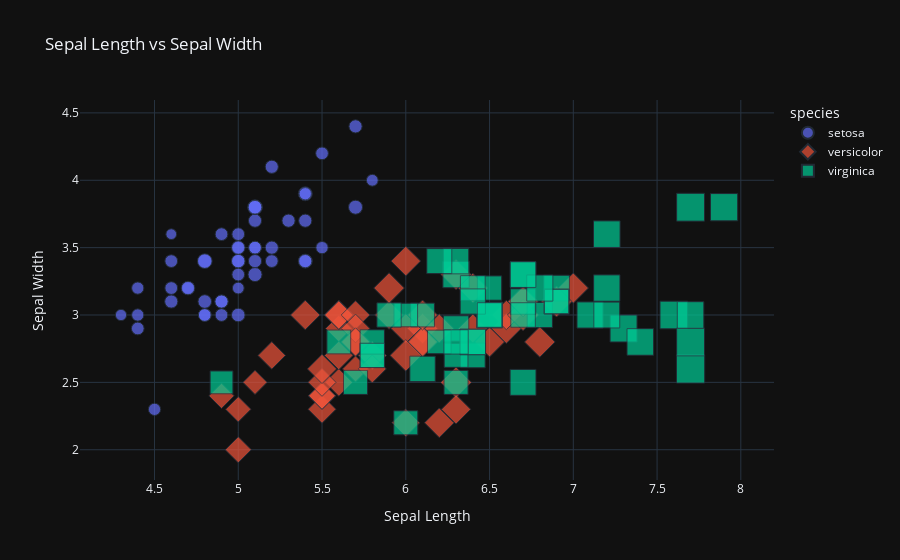

Notebook code cell kept with this figure:
### Code cell
fig = px.scatter(df, x='sepal_length', y = 'sepal_width', color='species',
title='Sepal Length vs Sepal Width', labels={'sepal_length':'Sepal Length', 'sepal_width':'Sepal Width'},
symbol='species', template='plotly_dark',size='petal_length',)
fig.show()

### Figure 1 — Plotly figure (JSON) as saved in the notebook; plotly's stock layout.template omitted (floating-point values rounded to 4 significant figures)
{"data": [{"hovertemplate": "species=setosa<br>Sepal Length=%{x}<br>Sepal Width=%{y}<br>petal_length=%{marker.size}<extra></extra>", "legendgroup": "setosa", "marker": {"color": "#636efa", "size": [1.4, 1.4, 1.3, 1.5, 1.4, 1.7, 1.4, 1.5, 1.4, 1.5, 1.5, 1.6, 1.4, 1.1, 1.2, 1.5, 1.3, 1.4, 1.7, 1.5, 1.7, 1.5, 1, 1.7, 1.9, 1.6, 1.6, 1.5, 1.4, 1.6, 1.6, 1.5, 1.5, 1.4, 1.5, 1.2, 1.3, 1.4, 1.3, 1.5, 1.3, 1.3, 1.3, 1.6, 1.9, 1.4, 1.6, 1.4, 1.5, 1.4], "sizemode": "area", "sizeref": 0.01725, "symbol": "circle"}, "mode": "markers", "name": "setosa", "orientation": "v", "showlegend": true, "type": "scatter", "x": [5.1, 4.9, 4.7, 4.6, 5, 5.4, 4.6, 5, 4.4, 4.9, 5.4, 4.8, 4.8, 4.3, 5.8, 5.7, 5.4, 5.1, 5.7, 5.1, 5.4, 5.1, 4.6, 5.1, 4.8, 5, 5, 5.2, 5.2, 4.7, 4.8, 5.4, 5.2, 5.5, 4.9, 5, 5.5, 4.9, 4.4, 5.1, 5, 4.5, 4.4, 5, 5.1, 4.8, 5.1, 4.6, 5.3, 5], "xaxis": "x", "y": [3.5, 3, 3.2, 3.1, 3.6, 3.9, 3.4, 3.4, 2.9, 3.1, 3.7, 3.4, 3, 3, 4, 4.4, 3.9, 3.5, 3.8, 3.8, 3.4, 3.7, 3.6, 3.3, 3.4, 3, 3.4, 3.5, 3.4, 3.2, 3.1, 3.4, 4.1, 4.2, 3.1, 3.2, 3.5, 3.6, 3, 3.4, 3.5, 2.3, 3.2, 3.5, 3.8, 3, 3.8, 3.2, 3.7, 3.3], "yaxis": "y"}, {"hovertemplate": "species=versicolor<br>Sepal Length=%{x}<br>Sepal Width=%{y}<br>petal_length=%{marker.size}<extra></extra>", "legendgroup": "versicolor", "marker": {"color": "#EF553B", "size": [4.7, 4.5, 4.9, 4, 4.6, 4.5, 4.7, 3.3, 4.6, 3.9, 3.5, 4.2, 4, 4.7, 3.6, 4.4, 4.5, 4.1, 4.5, 3.9, 4.8, 4, 4.9, 4.7, 4.3, 4.4, 4.8, 5, 4.5, 3.5, 3.8, 3.7, 3.9, 5.1, 4.5, 4.5, 4.7, 4.4, 4.1, 4, 4.4, 4.6, 4, 3.3, 4.2, 4.2, 4.2, 4.3, 3, 4.1], "sizemode": "area", "sizeref": 0.01725, "symbol": "diamond"}, "mode": "markers", "name": "versicolor", "orientation": "v", "showlegend": true, "type": "scatter", "x": [7, 6.4, 6.9, 5.5, 6.5, 5.7, 6.3, 4.9, 6.6, 5.2, 5, 5.9, 6, 6.1, 5.6, 6.7, 5.6, 5.8, 6.2, 5.6, 5.9, 6.1, 6.3, 6.1, 6.4, 6.6, 6.8, 6.7, 6, 5.7, 5.5, 5.5, 5.8, 6, 5.4, 6, 6.7, 6.3, 5.6, 5.5, 5.5, 6.1, 5.8, 5, 5.6, 5.7, 5.7, 6.2, 5.1, 5.7], "xaxis": "x", "y": [3.2, 3.2, 3.1, 2.3, 2.8, 2.8, 3.3, 2.4, 2.9, 2.7, 2, 3, 2.2, 2.9, 2.9, 3.1, 3, 2.7, 2.2, 2.5, 3.2, 2.8, 2.5, 2.8, 2.9, 3, 2.8, 3, 2.9, 2.6, 2.4, 2.4, 2.7, 2.7, 3, 3.4, 3.1, 2.3, 3, 2.5, 2.6, 3, 2.6, 2.3, 2.7, 3, 2.9, 2.9, 2.5, 2.8], "yaxis": "y"}, {"hovertemplate": "species=virginica<br>Sepal Length=%{x}<br>Sepal Width=%{y}<br>petal_length=%{marker.size}<extra></extra>", "legendgroup": "virginica", "marker": {"color": "#00cc96", "size": [6, 5.1, 5.9, 5.6, 5.8, 6.6, 4.5, 6.3, 5.8, 6.1, 5.1, 5.3, 5.5, 5, 5.1, 5.3, 5.5, 6.7, 6.9, 5, 5.7, 4.9, 6.7, 4.9, 5.7, 6, 4.8, 4.9, 5.6, 5.8, 6.1, 6.4, 5.6, 5.1, 5.6, 6.1, 5.6, 5.5, 4.8, 5.4, 5.6, 5.1, 5.1, 5.9, 5.7, 5.2, 5, 5.2, 5.4, 5.1], "sizemode": "area", "sizeref": 0.01725, "symbol": "square"}, "mode": "markers", "name": "virginica", "orientation": "v", "showlegend": true, "type": "scatter", "x": [6.3, 5.8, 7.1, 6.3, 6.5, 7.6, 4.9, 7.3, 6.7, 7.2, 6.5, 6.4, 6.8, 5.7, 5.8, 6.4, 6.5, 7.7, 7.7, 6, 6.9, 5.6, 7.7, 6.3, 6.7, 7.2, 6.2, 6.1, 6.4, 7.2, 7.4, 7.9, 6.4, 6.3, 6.1, 7.7, 6.3, 6.4, 6, 6.9, 6.7, 6.9, 5.8, 6.8, 6.7, 6.7, 6.3, 6.5, 6.2, 5.9], "xaxis": "x", "y": [3.3, 2.7, 3, 2.9, 3, 3, 2.5, 2.9, 2.5, 3.6, 3.2, 2.7, 3, 2.5, 2.8, 3.2, 3, 3.8, 2.6, 2.2, 3.2, 2.8, 2.8, 2.7, 3.3, 3.2, 2.8, 3, 2.8, 3, 2.8, 3.8, 2.8, 2.8, 2.6, 3, 3.4, 3.1, 3, 3.1, 3.1, 3.1, 2.7, 3.2, 3.3, 3, 2.5, 3, 3.4, 3], "yaxis": "y"}], "layout": {"legend": {"itemsizing": "constant", "title": {"text": "species"}, "tracegroupgap": 0}, "title": {"text": "Sepal Length vs Sepal Width"}, "xaxis": {"anchor": "y", "domain": [0, 1], "title": {"text": "Sepal Length"}}, "yaxis": {"anchor": "x", "domain": [0, 1], "title": {"text": "Sepal Width"}}}}
